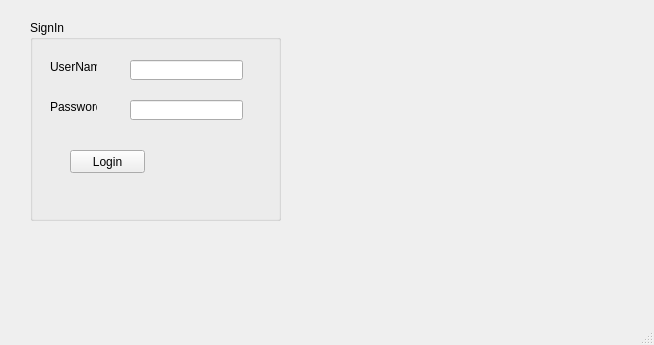
<?xml version="1.0" encoding="UTF-8"?>
<ui version="4.0">
 <class>MainWindow</class>
 <widget class="QMainWindow" name="MainWindow">
  <property name="geometry">
   <rect>
    <x>0</x>
    <y>0</y>
    <width>654</width>
    <height>345</height>
   </rect>
  </property>
  <property name="windowTitle">
   <string>MainWindow</string>
  </property>
  <widget class="QWidget" name="centralwidget">
   <widget class="QGroupBox" name="groupBox">
    <property name="geometry">
     <rect>
      <x>30</x>
      <y>20</y>
      <width>251</width>
      <height>201</height>
     </rect>
    </property>
    <property name="title">
     <string>SignIn</string>
    </property>
    <widget class="QLabel" name="label">
     <property name="geometry">
      <rect>
       <x>20</x>
       <y>40</y>
       <width>47</width>
       <height>13</height>
      </rect>
     </property>
     <property name="text">
      <string>UserName</string>
     </property>
    </widget>
    <widget class="QLabel" name="label_2">
     <property name="geometry">
      <rect>
       <x>20</x>
       <y>80</y>
       <width>47</width>
       <height>13</height>
      </rect>
     </property>
     <property name="text">
      <string>Password</string>
     </property>
    </widget>
    <widget class="QLineEdit" name="password">
     <property name="geometry">
      <rect>
       <x>100</x>
       <y>80</y>
       <width>113</width>
       <height>20</height>
      </rect>
     </property>
     <property name="echoMode">
      <enum>QLineEdit::Password</enum>
     </property>
    </widget>
    <widget class="QLineEdit" name="username">
     <property name="geometry">
      <rect>
       <x>100</x>
       <y>40</y>
       <width>113</width>
       <height>20</height>
      </rect>
     </property>
    </widget>
    <widget class="QPushButton" name="btn_login">
     <property name="geometry">
      <rect>
       <x>40</x>
       <y>130</y>
       <width>75</width>
       <height>23</height>
      </rect>
     </property>
     <property name="text">
      <string>Login</string>
     </property>
    </widget>
   </widget>
  </widget>
  <widget class="QMenuBar" name="menubar">
   <property name="geometry">
    <rect>
     <x>0</x>
     <y>0</y>
     <width>654</width>
     <height>21</height>
    </rect>
   </property>
  </widget>
  <widget class="QStatusBar" name="statusbar"/>
 </widget>
 <resources/>
 <connections/>
</ui>
